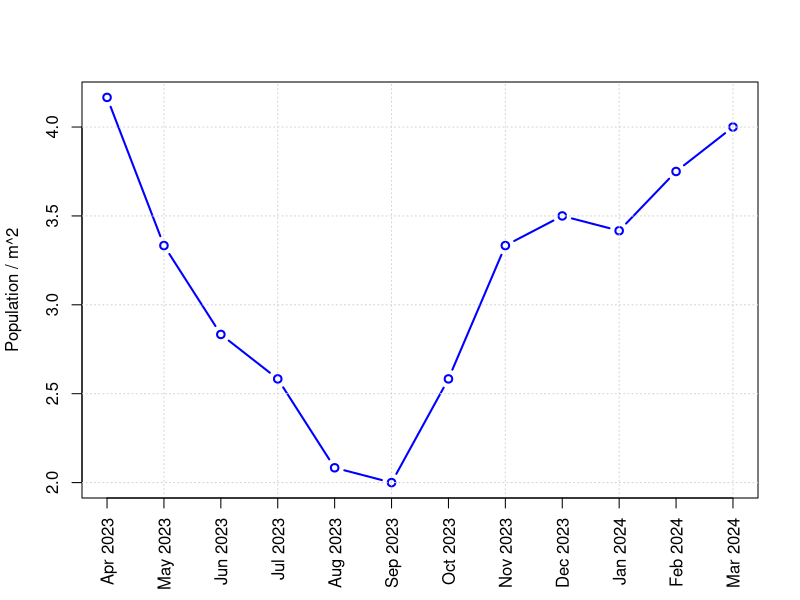
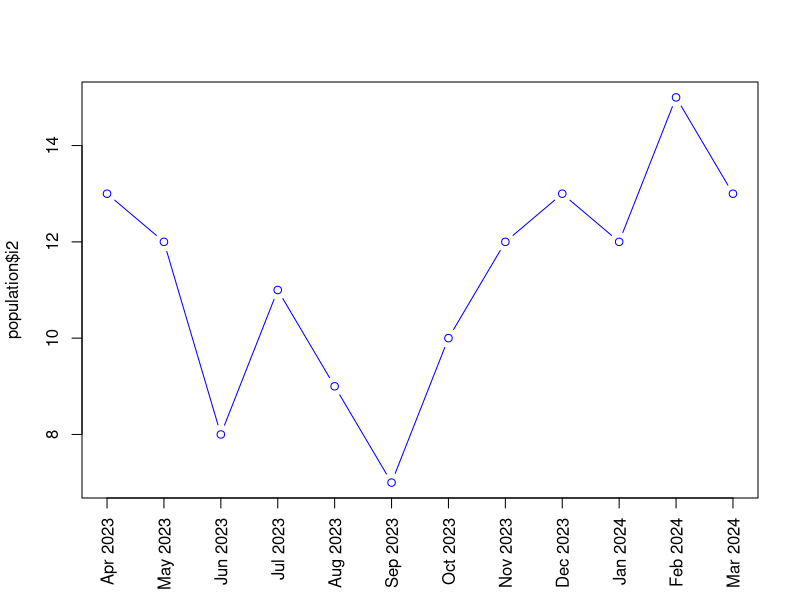
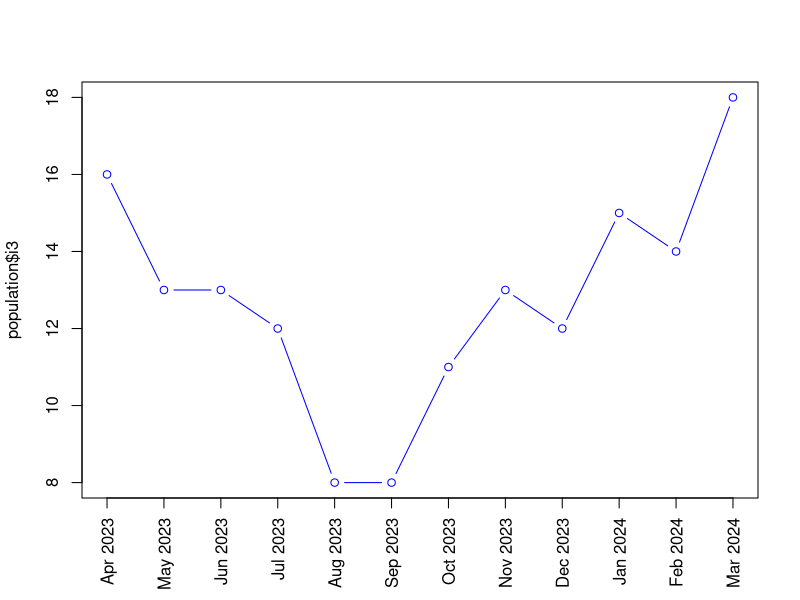
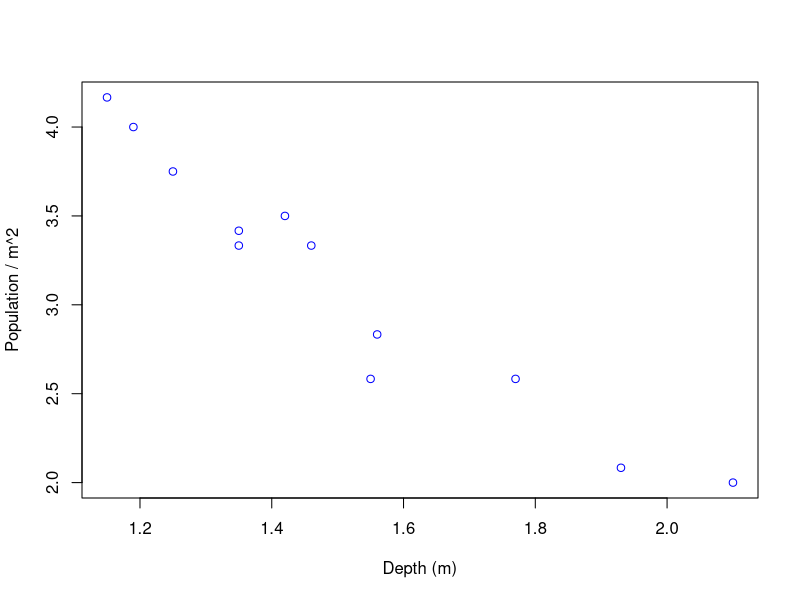

Recreate these plots in R, in order. (Note: this script raises an error after producing the figures.)
## ---- chunk 1
knitr::opts_chunk$set(echo = TRUE)
## ---- chunk 2
population=read.csv("data/population.csv")
str(population)
## ---- chunk 3

# Calculate mean
A=4
mean= (population$i1+ population$i2+ population$i3)/(3*A)
# 1st quadrat
plot(mean,
     type='b', col='blue',
     xlab='', ylab='Population / m^2', xlim=c(1,12), xaxt='n', lwd=2)

#legend('top', legend=c('Mean'), col=c('blue'), lwd=c(3), lty=1)

grid()
axis(1, at=seq(1,12), population$Month, las=2, cex.axis = 1)
# title('Monthly variation in population density of L. marginalis')

## ---- chunk 4
plot(population$i2,
     type='b', col='blue',
     xlab='', xlim=c(1,12), xaxt='n')
axis(1, at=seq(1,12), population$Month, las=2)

## ---- chunk 5
plot(population$i3,
     type='b', col='blue',
     xlab='', xlim=c(1,12), xaxt='n')
axis(1, at=seq(1,12), population$Month, las=2)

## ---- chunk 6
water=read.csv("data/water-quality.csv")
str(water)

plot(water$Depth, mean,
     type='p', col='blue',
     xlab='Depth (m)', ylab='Population / m^2')

plot(water$Temperature, mean,
     type='p', col='blue',
     xlab='Temperature °C', ylab='Population / m^2')

plot(water$pH, mean,
     type='p', col='blue',
     xlab='pH', ylab='Population / m^2')
## ---- chunk 7
library(ggplot2)

# Month needs to be factorized to facilitate plotting and preserve order
Month1=factor(water$Month, levels=water$Month)
df= data.frame(Month=Month1, Depth=water$Depth,
               Temperature=water$Temperature, pH=water$pH, mean=mean)


scale=6

ggplot(data = df, aes(x = Month, group = 1)) +
  geom_line(aes(y = mean, color = "black"), linewidth = 1.3) +
  geom_point(aes(y = mean, color = "black"), shape=1, size=3) +
  
  geom_line(aes(y = Temperature / scale, color = "blue"), linewidth = 1.3) +
  geom_point(aes(y = Temperature / scale, color = "blue"), shape=1, size=3) +

  scale_y_continuous(name = "Population / m^2",
                     sec.axis = sec_axis(transform = ~ . * scale, name = "Temperature °C")) +
  scale_color_manual('', labels= c('Population / m^2','Temperature °C'),
                     values = c("black", "blue")) +
  theme_bw() +
  theme(legend.position = "top", axis.text.x= element_text(size=11, angle = 90, vjust = 0.5),
        axis.text.y.right= element_text(size=11, color='blue'),
        axis.title.y.right = element_text(color='blue'))


## ---- chunk 8
scale=1
ggplot(data = df, aes(x = Month, group = 1)) +
  geom_line(aes(y = mean, color = "black"), linewidth = 1.3) +
  geom_point(aes(y = mean, color = "black"), shape=1, size=3) +
  
  geom_line(aes(y = Depth / scale, color = "blue"), linewidth = 1.3) +
  geom_point(aes(y = Depth / scale, color = "blue"), shape=1, size=3) +

  scale_y_continuous(name = "Population / m^2",
                     sec.axis = sec_axis(transform = ~ . * scale, name = "Depth")) +
  scale_color_manual('', labels= c('Population / m^2','Depth'),
                     values = c("black", "blue")) +
  theme_bw() +
  theme(legend.position = "top", axis.text.x= element_text(size=11, angle = 90, vjust = 0.5),
        axis.text.y.right= element_text(size=11, color='blue'),
        axis.title.y.right = element_text(color='blue'))

## ---- chunk 9
scale=2
ggplot(data = df, aes(x = Month, group = 1)) +
  geom_line(aes(y = mean, color = "black"), linewidth = 1.3) +
  geom_point(aes(y = mean, color = "black"), shape=1, size=3) +
  
  geom_line(aes(y = pH / scale, color = "blue"), linewidth = 1.3) +
  geom_point(aes(y = pH / scale, color = "blue"), shape=1, size=3) +

  scale_y_continuous(name = "Population / m^2",
                     sec.axis = sec_axis(transform = ~ . * scale, name = "pH")) +
  scale_color_manual('', labels= c('Population / m^2','pH'),
                     values = c("black", "blue")) +
  theme_bw() +
  theme(legend.position = "top", axis.text.x= element_text(size=11, angle = 90, vjust = 0.5),
        axis.text.y.right= element_text(size=11, color='blue'),
        axis.title.y.right = element_text(color='blue'))

## ---- chunk 10
for (i in colnames(df)[2:4]) {
  print(i)
  print(cor.test(df[[i]], mean, method='spearman'))
  cat(sprintf('\n'))
}

## ---- chunk 11
library("ggpubr")
ggscatter(df, x = "Depth", y = "mean",
          add = "reg.line", conf.int = TRUE,
          xlab = "Depth (m)", ylab = "Population / m^2",
          title = 'A') +
  stat_cor(cor.coef.name = 'rho', label.x=1.5, label.y=2.8, method='spearman',
           size=5, p.accuracy=0.001)
## ---- chunk 12
library("ggpubr")
ggscatter(df, x = "Temperature", y = "mean",
          add = "reg.line", conf.int = TRUE,
          xlab = "Temperature (°C)", ylab = "Population / m^2",
          title = 'B') +
  stat_cor(cor.coef.name = 'rho', label.x=20, label.y=3.4, method='spearman',
           size=5, p.accuracy=0.001)
## ---- chunk 13
library("ggpubr")
ggscatter(df, x = "pH", y = "mean",
          add = "reg.line", conf.int = TRUE,
          xlab = "pH", ylab = "Population / m^2",
          title = 'C') +
  stat_cor(cor.coef.name = 'rho', label.x=6.9, label.y=3.4, method='spearman',
           size=5, p.accuracy=0.001)
## ---- chunk 14
bio= read.csv('data/shell-biometrics.csv')
str(bio)
## ---- chunk 15
mean(water$Temperature)
## ---- chunk 16
sd(water$Temperature)
## ---- chunk 17
mean(water$pH)
## ---- chunk 18
sd(water$pH)
## ---- chunk 19
mean(water$Depth)
## ---- chunk 20
sd(water$Depth)
## ---- chunk 21
wilcox.test(population$i1, population$i2)
## ---- chunk 22
wilcox.test(population$i2, population$i3)
## ---- chunk 23
wilcox.test(population$i3, population$i1)
## ---- chunk 24
for (w in c('Depth','Temperature','pH')) {
  arr=water[[w]]
  cat(sprintf('%s - Mean: %f, min: %f, max: %f\n', w, mean(arr), min(arr), max(arr)))
}
